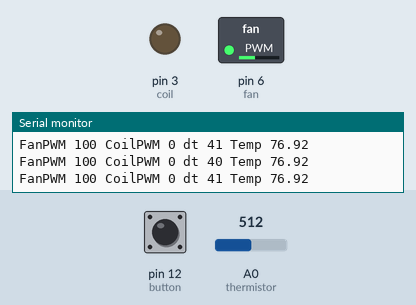
The sketch below on a simulated Arduino Uno, built with avr-gcc and run on an emulated ATmega328P. Shown: switched loads named in the sketch (green lamp = pin HIGH), output pins drawn as LEDs (lit = HIGH), the last lines printed to the serial monitor. The inputs (shaded band) are chosen by the test bench; at power-on: pin 12 (button) LOW, A0 (thermistor) = 512.

Above: at 1.2 s.
1.3 s: pin 12 (button) pulled HIGH for 3.2 s
At 5.6 s:
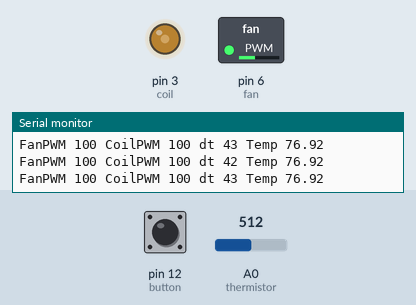
6.4 s: A0 (thermistor) set to 394
9.4 s: A0 (thermistor) set to 360
12.4 s: pin 12 (button) pulled HIGH for 1 s
At 13.3 s:
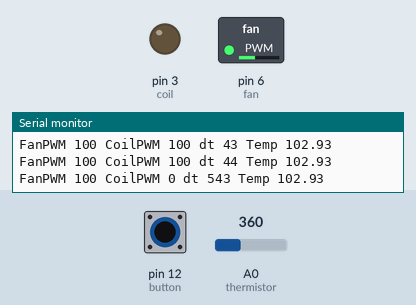
16.4 s: pin 12 (button) pulled HIGH for 0.15 s
At 18.1 s:
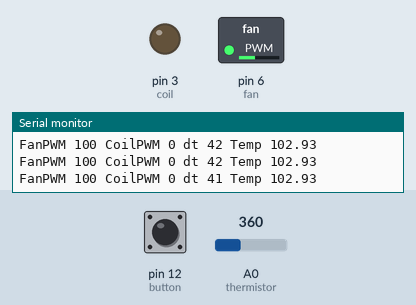
18.4 s: pin 12 (button) pulsed HIGH 5 times (0.12 s each, 0.3 s apart)
At 21.2 s:
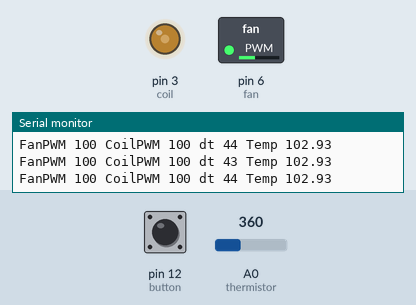
Timing chart, 0 to 22.7 s (numbered marks = the images above; inputs shaded):
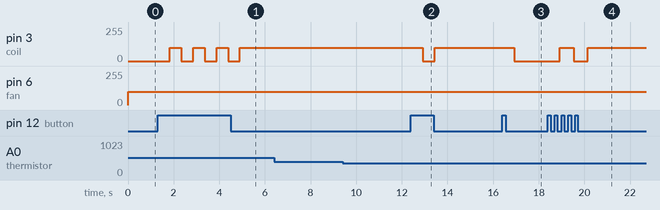

Measured:
- after the input at 1.3 s, pin 3 (coil): alternates 100/255 for 0.51 s and 0/255 for 0.51 s, 7 changes in all, then stays 100/255, starting after 0.53 s
- after the input at 12.4 s, pin 3 (coil): 100/255 → 0/255 after 0.52 s, → 100/255 0.51 s later
- after the input at 16.4 s, pin 3 (coil): 100/255 → 0/255 after 0.53 s
- after the input at 18.4 s, pin 3 (coil): 0/255 → 100/255 after 0.52 s, → 0/255 0.62 s later, → 100/255 0.61 s later

The sketch:

lab4b.ino
```cpp
int thermistor = 0;
int fan = 6;
int coil = 3;
int button = 12;

// Next the constants for the thermistor are defined
float RThermistor = 100000;
float Resistor = 100000;
float Bvalue = 3950;
float RTempRated = 25;

// The temperature setpoint (in Fahrenheit) is defined below:
float tempset = 85;
// A flag is defined to record when the pushbutton has been pressed:
bool flag=0;
// The default PWMs for the fan and coil are defined so that the fan starts on at 40% PWM and the coil is
// off:
int fanPWM = 100;
int coilPWM = 0;

// The constants for recording the time between iterations are defined:
int dt;
int tic;
int toc;

void setup() {

  pinMode(thermistor,INPUT);
  pinMode(button,INPUT);
  pinMode(fan, OUTPUT);
  pinMode(coil, OUTPUT);
  Serial.begin(9600);

}

void loop() {
  // put your main code here, to run repeatedly:

analogWrite(fan,fanPWM);       //Turn on fan
int buttonreading = digitalRead(button);   //Read from button
float Farenheit = readTemperature(thermistor);  //Store temperature value
delay(10);

if (buttonreading == 1){   //Check if button is pressed
      flag = abs(flag-1);  //If pressed change the flag to the opposite value
             delay(500);
}     //Delay to negate contact bounce

if (flag==1){      //If flag is 1 turn on circuit (the lines below this will
        //be modified in subsequent circuits

coilPWM =100;
  }
  else
 {
        coilPWM=0;      //If flag is 0, set coil to zero
 }

analogWrite(coil,coilPWM);   //Write PWM value to coil

tic = millis();   //Record current time
dt  = tic - toc;   //Compute time between iterations
toc = tic;    //Store current time to previous time
      //Print out all variables
Serial.print("FanPWM ");
Serial.print(fanPWM);
Serial.print(" CoilPWM ");
Serial.print(coilPWM);
Serial.print(" dt ");
Serial.print(dt);
Serial.print(" Temp ");
Serial.println(Farenheit);
}

double readTemperature(int thermistor) //Function for reading from thermistor
{
float reading = analogRead(thermistor); //Read analog input from
                                          //thermistor

float frac = reading/(1023 - reading); //Compute fractional voltage

float Rval = Resistor * frac;   //Compute resistance from
//thermistor

float celsius = Rval/RThermistor;  //Remaining lines compute
// temperature in Celsius

celsius = log(celsius);
celsius /= Bvalue;
celsius += 1.0/(RTempRated+273.15);
celsius = 1.0/celsius;
celsius -= 273.15;
return celsius*9.0/5.0 + 32.0;   //Return Fahrenheit
}
```
